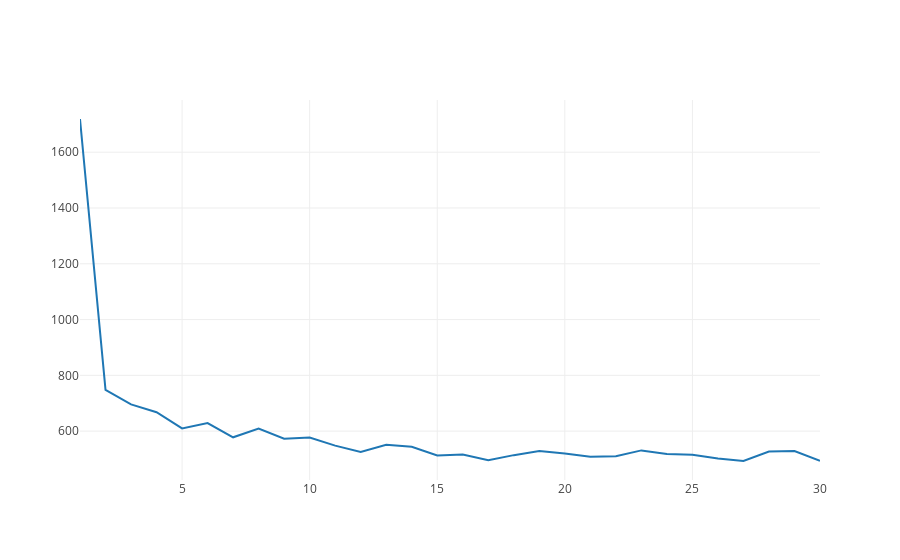

This figure's notebook cell:
### Markdown cell above
График снижения ошибки:

### Code cell
iplot([{"x":epochs,"y":LossList}])

### Figure 1 — Plotly figure (JSON) as saved in the notebook; plotly's stock layout.template omitted (floating-point values rounded to 4 significant figures)
{"data": [{"type": "scatter", "uid": "fc7f2127-5cf5-4686-95fa-ea56ed89bbbe", "x": [1, 2, 3, 4, 5, 6, 7, 8, 9, 10, 11, 12, 13, 14, 15, 16, 17, 18, 19, 20, 21, 22, 23, 24, 25, 26, 27, 28, 29, 30], "y": [1719, 748, 696, 668, 610, 629, 578, 609, 573, 577, 548, 525, 551, 544, 513, 516, 496, 514, 529, 520, 508, 510, 531, 518, 515, 502, 493, 527, 529, 494]}], "layout": {}}
